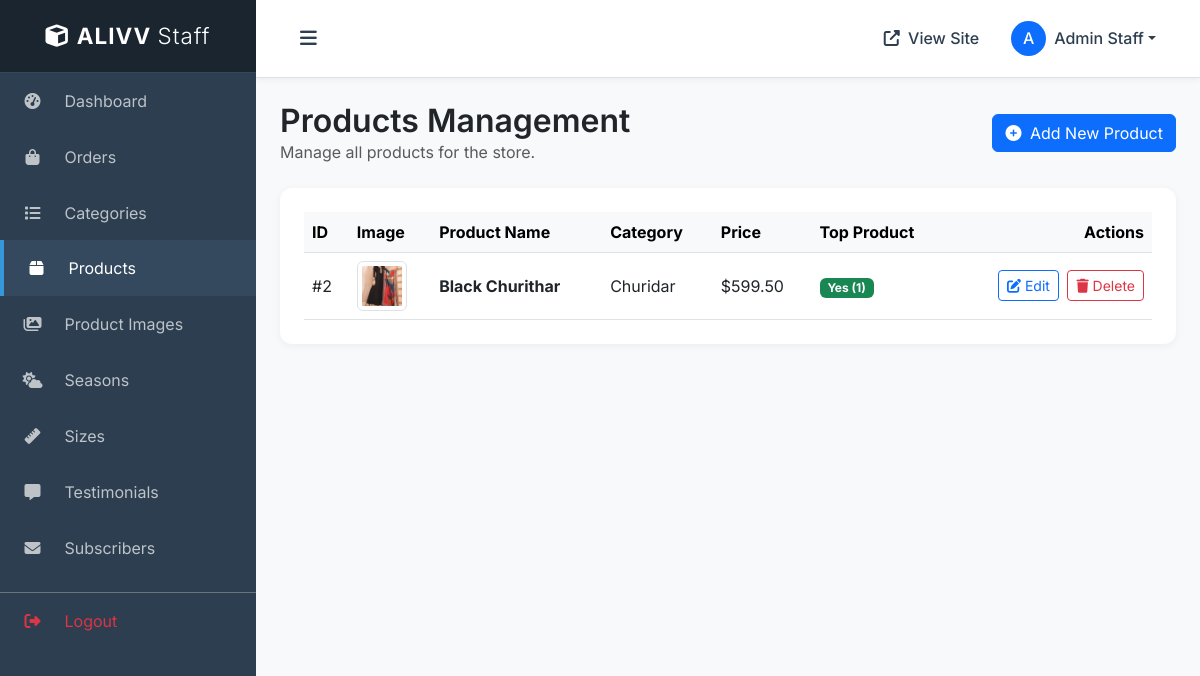
Screenshot of /employee/products/ (signed in) with the database file from the repository.
### website/models.py (models this page shows, shortened)
class Staff(models.Model):
    name = models.CharField(max_length=100)
    email = models.EmailField(unique=True)
    phone = models.CharField(max_length=20)
    password = models.CharField(max_length=255)  # hashed
    is_active = models.BooleanField(default=True)
    created_at = models.DateTimeField(auto_now_add=True)

class Product(models.Model):
    name        = models.CharField(max_length=100)
    price       = models.DecimalField(default=0, decimal_places=2, max_digits=6)
    category    = models.ForeignKey(Category, on_delete=models.CASCADE, default=1)
    sizes       = models.ManyToManyField(Size, blank=True)
    description = models.CharField(max_length=300, default='', blank=True, null=True)
    image       = models.ImageField(
        upload_to=product_image_path,
        help_text="Please upload an image for the product in 360*380 resolution.")
    is_sale     = models.BooleanField(default=False)
    sale_price  = models.DecimalField(default=0, decimal_places=2, max_digits=6)
    is_top_product = models.BooleanField(default=False, help_text="Mark as Top Product (max 6)")
    priority = models.PositiveIntegerField(
        default=0,
        help_text="Use numbers 1 to 6 for top product priority. Leave 0 if not top."
    )

class Category(models.Model):
    name = models.CharField(max_length=50)
    image = models.ImageField(
        upload_to=category_image_path,
        default='default/category_default.jpg',
        help_text="Please upload an image for the category in 520*435 resolution."
    )
    is_top_category = models.BooleanField(default=False, help_text="Select this to mark as a Top Category")
    priority = models.PositiveIntegerField(
        default=0,
        help_text="Use 1, 2, or 3 to define order for top categories. Leave as 0 if not a top category."
    )

### employee/views.py (the view, shortened to what this page needs)
# urls.py: path('products/', views.staff_products, name='staff_products'),
@staff_login_required
def staff_products(request):
    try:
        staff = Staff.objects.get(id=request.session['staff_id'])
    except Staff.DoesNotExist:
        return redirect('staff_login')
    from website.models import Size # Assuming we need size and category
    categories = Category.objects.all()
    sizes_all = Size.objects.all()
    products = Product.objects.all().order_by('-id')
    return render(request, 'employee/products.html', {
        'products': products,
        'staff': staff,
        'categories': categories,
        'sizes_all': sizes_all
    })

### employee/views.py (called while the page is built)
def staff_login_required(view_func):
    @wraps(view_func)
    def _wrapped_view(request, *args, **kwargs):
        if 'staff_id' not in request.session:
            messages.warning(request, "Restricted access. Please login.")
            return redirect('staff_login')
        return view_func(request, *args, **kwargs)
    return _wrapped_view

### employee/templates/employee/products.html (shortened to what this page needs)
{% extends 'employee/employee_base.html' %}
{% block content %}
<div class="row mb-4 align-items-center">
    <div class="col-md-6">
        <h2 class="mb-0 text-dark" style="font-weight: 600;">Products Management</h2>
        <p class="text-muted mb-0">Manage all products for the store.</p>
    </div>
    <div class="col-md-6 text-md-end mt-3 mt-md-0">
        <button type="button" class="btn btn-primary" data-bs-toggle="modal" data-bs-target="#addProductModal">
            <i class="fas fa-plus-circle me-1"></i> Add New Product
        </button>
    </div>
</div>
<div class="card content-card">
    <div class="table-responsive">
        <table class="table table-hover align-middle mb-0">
            <thead class="table-light">
                <tr>
                    <th scope="col">ID</th>
                    <th scope="col">Image</th>
                    <th scope="col">Product Name</th>
                    <th scope="col">Category</th>
                    <th scope="col">Price</th>
                    <th scope="col">Top Product</th>
                    <th scope="col" class="text-end">Actions</th>
                </tr>
            </thead>
            <tbody>
                {% for product in products %}
                <tr>
                    <td>#{{ product.id }}</td>
                    <td>
                        {% if product.image %}
                        <img src="{{ product.image.url }}" alt="{{ product.name }}" class="img-thumbnail"
                            style="width: 50px; height: 50px; object-fit: cover;">
                        {% else %}
                        <div class="bg-secondary text-white d-flex align-items-center justify-content-center rounded"
                            style="width: 50px; height: 50px;">
                            <i class="fas fa-image"></i>
                        </div>
                        {% endif %}
                    </td>
                    <td class="fw-bold">{{ product.name }}</td>
                    <td>{{ product.category.name }}</td>
                    <td>${{ product.price }}</td>
                    <td>
                        {% if product.is_top_product %}
                        <span class="badge bg-success">Yes ({{ product.priority }})</span>
                        {% else %}
                        <span class="badge bg-secondary">No</span>
                        {% endif %}
                    </td>
                    <td class="text-end">
                        <button type="button" class="btn btn-sm btn-outline-primary" data-bs-toggle="modal"
                            data-bs-target="#editProductModal{{ product.id }}">
                            <i class="fas fa-edit"></i> Edit
                        </button>
                        <button type="button" class="btn btn-sm btn-outline-danger ms-1" data-bs-toggle="modal"
                            data-bs-target="#deleteProductModal{{ product.id }}">
                            <i class="fas fa-trash"></i> Delete
                        </button>
                    </td>
                </tr>
                {% empty %}
                <tr>
                    <td colspan="7" class="text-center py-4 text-muted">
                        No products found. Click "Add New Product" to create one.
                    </td>
                </tr>
                {% endfor %}
            </tbody>
        </table>
    </div>
</div>
{% endblock %}

### employee/templates/employee/employee_base.html (shortened to what this page needs)
{% load static %}
<!DOCTYPE html>
<html lang="en">
<head>
    <link href="https://cdn.jsdelivr.net/npm/bootstrap@5.3.0/dist/css/bootstrap.min.css" rel="stylesheet">
    <link rel="stylesheet" href="https://cdnjs.cloudflare.com/ajax/libs/font-awesome/6.4.0/css/all.min.css">
</head>
<body>
    <div class="d-flex" id="wrapper">
        <div id="sidebar-wrapper">
            <div class="sidebar-heading">
                <i class="fas fa-cube me-2"></i>ALIVV <span style="font-weight:300;">Staff</span>
            </div>
            <div class="list-group list-group-flush">
                <a href="{% url 'staff_dashboard' %}"
                    class="list-group-item list-group-item-action {% if request.resolver_match.url_name == 'staff_dashboard' %}active{% endif %}">
                    <i class="fas fa-tachometer-alt"></i> Dashboard
                </a>
                <a href="{% url 'staff_orders' %}"
                    class="list-group-item list-group-item-action {% if request.resolver_match.url_name == 'staff_orders' %}active{% endif %}">
                    <i class="fas fa-shopping-bag"></i> Orders
                </a>
                <a href="{% url 'staff_categories' %}"
                    class="list-group-item list-group-item-action {% if request.resolver_match.url_name == 'staff_categories' %}active{% endif %}">
                    <i class="fas fa-list"></i> Categories
                </a>
                <a href="{% url 'staff_products' %}"
                    class="list-group-item list-group-item-action {% if request.resolver_match.url_name == 'staff_products' %}active{% endif %}">
                    <i class="fas fa-box"></i> Products
                </a>
                <a href="{% url 'staff_all_product_images' %}"
                    class="list-group-item list-group-item-action {% if request.resolver_match.url_name == 'staff_all_product_images' or request.resolver_match.url_name == 'staff_product_images' %}active{% endif %}">
                    <i class="fas fa-images"></i> Product Images
                </a>
                <a href="{% url 'staff_seasons' %}"
                    class="list-group-item list-group-item-action {% if request.resolver_match.url_name == 'staff_seasons' %}active{% endif %}">
                    <i class="fas fa-cloud-sun"></i> Seasons
                </a>
                <a href="{% url 'staff_sizes' %}"
                    class="list-group-item list-group-item-action {% if request.resolver_match.url_name == 'staff_sizes' %}active{% endif %}">
                    <i class="fas fa-ruler"></i> Sizes
                </a>
                <a href="{% url 'staff_testimonials' %}"
                    class="list-group-item list-group-item-action {% if request.resolver_match.url_name == 'staff_testimonials' %}active{% endif %}">
                    <i class="fas fa-comment-alt"></i> Testimonials
                </a>
                <a href="{% url 'staff_subscribers' %}"
                    class="list-group-item list-group-item-action {% if request.resolver_match.url_name == 'staff_subscribers' %}active{% endif %}">
                    <i class="fas fa-envelope"></i> Subscribers
                </a>
                <a href="{% url 'staff_logout' %}"
                    class="list-group-item list-group-item-action text-danger mt-3 border-top border-secondary">
                    <i class="fas fa-sign-out-alt"></i> Logout
                </a>
            </div>
        </div>
        <div id="page-content-wrapper">
            <nav class="navbar navbar-expand-lg navbar-light border-bottom sticky-top">
                <div class="container-fluid">
                    <button class="btn-toggle-sidebar" id="sidebarToggle">
                        <i class="fas fa-bars"></i>
                    </button>
                    <div class="collapse navbar-collapse" id="navbarSupportedContent">
                        <ul class="navbar-nav ms-auto mt-2 mt-lg-0 align-items-center">
                            <li class="nav-item">
                                <a class="nav-link" href="{% url 'home' %}" target="_blank">
                                    <i class="fas fa-external-link-alt me-1"></i> View Site
                                </a>
                            </li>
                            <li class="nav-item dropdown ms-3">
                                <a class="nav-link dropdown-toggle d-flex align-items-center" href="#"
                                    id="navbarDropdown" role="button" data-bs-toggle="dropdown" aria-haspopup="true"
                                    aria-expanded="false">
                                    <div class="bg-primary text-white rounded-circle d-flex align-items-center justify-content-center me-2"
                                        style="width: 35px; height: 35px;">
                                        {{ staff.name.0|upper }}
                                    </div>
                                    <span class="d-none d-sm-inline">{{ staff.name }}</span>
                                </a>
                            </li>
                        </ul>
                    </div>
                </div>
            </nav>
            <div class="container-fluid px-4 py-4">
                {% block content %}
                {% endblock %}
            </div>
        </div>
    </div>
</body>
</html>

### employee/templates/employee/employee_base.html (style rules this page uses)
body { font-family: 'Inter', sans-serif; background-color: #f8f9fa; overflow-x: hidden; }
#sidebar-wrapper { min-height: 100vh; margin-left: -16rem; transition: margin .25s ease-out; background-color: #2c3e50; color: #fff; position: fixed; z-index: 1000; width: 16rem; top: 0; left: 0; bottom: 0; }
#sidebar-wrapper .sidebar-heading { padding: 1.2rem 1.25rem; font-size: 1.4rem; font-weight: bold; text-align: center; background-color: #1a252f; color: #fff; border-bottom: 1px solid #34495e; letter-spacing: 1px; }
#sidebar-wrapper .list-group { width: 16rem; }
.list-group-item { background-color: transparent; color: #bdc3c7; border: none; padding: 1rem 1.25rem; transition: all 0.3s; border-left: 4px solid transparent; }
.list-group-item:hover, .list-group-item.active { background-color: #34495e; color: #fff; text-decoration: none; border-left: 4px solid #3498db; }
.list-group-item i { width: 25px; text-align: center; margin-right: 15px; }
#page-content-wrapper { width: 100%; transition: margin .25s ease-out; margin-left: 0; }
@media (min-width: 768px) { #sidebar-wrapper { margin-left: 0; } }
@media (min-width: 768px) { #page-content-wrapper { margin-left: 16rem; width: calc(100% - 16rem); } }
.navbar { background-color: #fff; box-shadow: 0 2px 5px rgba(0, 0, 0, 0.05); padding: 0.8rem 1.5rem; }
.navbar-light .navbar-nav .nav-link { color: #2c3e50; font-weight: 500; }
.btn-toggle-sidebar { color: #2c3e50; font-size: 1.2rem; background: transparent; border: none; padding: 0.25rem 0.5rem; }
.content-card { background: #fff; border-radius: 12px; box-shadow: 0 2px 10px rgba(0, 0, 0, 0.05); padding: 1.5rem; margin-bottom: 2rem; border: none; }

### rows the page displays
Staff: name.0 "A", name "Admin Staff"
Product: id "2", image (picture), name "Black Churithar", category.name "Churidar", price "599.50", priority "1"
